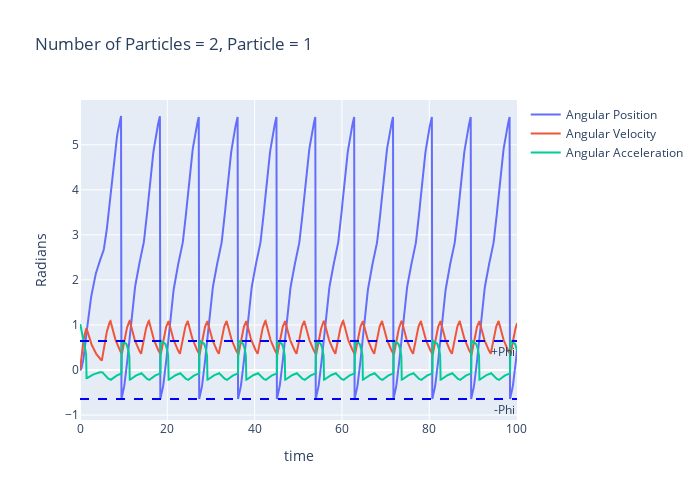
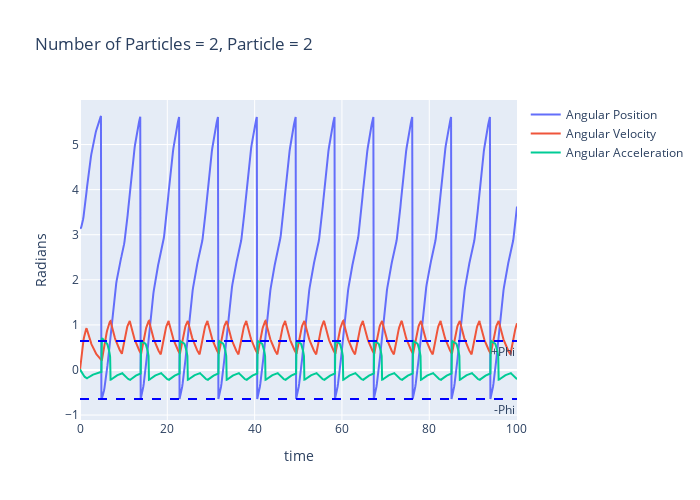

Notebook code cell kept with these figures, in order:
### Code cell
###the body of my program

#initializing angular position, velocity, and acceleration
number_of_particles = 2 #number of particles in the system

#initilize angular positions
summation_thetas = field_points_angular_positions(number_of_particles)

summation_thetas_prime = []
summation_thetas_double_prime = []

for i in range(number_of_particles):
    theta_i_initial = summation_thetas[i]
    theta_i_prime_initial = 0 #all particles all initially not moving in the water
    
    #initilize the angular velocities
    summation_thetas_prime.append(theta_i_prime_initial)
    
    #initilize angular acceleration
    for j in range(10000000000):
        if (theta_i_initial >= -phi +  2*j*np.pi) and (theta_i_initial < phi + 2*j*np.pi): ##if in water
            theta_i_double_prime_update = F_0/(m*R)*(np.cos(theta_i_initial) - (coefficient_drag_water + mechanical_friction)/2*theta_i_prime_initial) #river, friction and drag forces acting on particle i
            summation_thetas_double_prime.append(theta_i_double_prime_update)
            break
        elif (theta_i_initial >= phi + 2*j*np.pi) and (theta_i_initial < -phi + 2*(j+1)*np.pi): # if not in water
            theta_i_double_prime_update = -(coefficient_drag_water+mechanical_friction)/2*theta_i_prime_initial #friction and drag forces acting on particle i
            summation_thetas_double_prime.append(theta_i_double_prime_update)
            break

time = 0
theta_sets = [[summation_thetas, summation_thetas_prime, summation_thetas_double_prime]]
while time < time_final:
    summation_thetas, summation_thetas_prime, summation_thetas_double_prime = vector_thetas_sets_with_drag(summation_thetas, summation_thetas_prime, summation_thetas_double_prime, time_step)
    time = time + time_step
    theta_sets.append([summation_thetas, summation_thetas_prime, summation_thetas_double_prime])

time = 0
water_wheel_data = water_wheel_data_processing(theta_sets)

particle_numbering = []
for particle in range(number_of_particles):
    particle_numbering.append("Particle " + str(particle + 1))
    
water_wheel_DF = pd.DataFrame(water_wheel_data,columns = particle_numbering)
water_wheel_DF

k = 1
particle_5_DF = particle_data_DF(water_wheel_DF, k)
plot_particle_acceleration(particle_5_DF, k)

k = 2
particle_5_DF = particle_data_DF(water_wheel_DF, k)
plot_particle_acceleration(particle_5_DF, k)

# k = 3
# particle_5_DF = particle_data_DF(water_wheel_DF, k)
# plot_particle_acceleration(particle_5_DF, k)

### Figure 1 — Plotly figure (JSON) as saved in the notebook; plotly's stock layout.template omitted (floating-point values rounded to 4 significant figures; data arrays with more than 128 entries replaced by an {"elided": "..."} marker saying what was removed)
{"data": [{"mode": "lines", "name": "Angular Position", "type": "scatter", "x": {"elided": "1002 float values"}, "y": {"elided": "1002 float values"}}, {"mode": "lines", "name": "Angular Velocity", "type": "scatter", "x": {"elided": "1002 float values"}, "y": {"elided": "1002 float values"}}, {"mode": "lines", "name": "Angular Acceleration", "type": "scatter", "x": {"elided": "1002 float values"}, "y": {"elided": "1002 float values"}}], "layout": {"annotations": [{"showarrow": false, "text": "-Phi", "x": 1, "xanchor": "right", "xref": "x domain", "y": -0.6435, "yanchor": "top", "yref": "y"}, {"showarrow": false, "text": "+Phi", "x": 1, "xanchor": "right", "xref": "x domain", "y": 0.6435, "yanchor": "top", "yref": "y"}], "height": 500, "shapes": [{"line": {"color": "blue", "dash": "dash"}, "type": "line", "x0": 0, "x1": 1, "xref": "x domain", "y0": -0.6435, "y1": -0.6435, "yref": "y"}, {"line": {"color": "blue", "dash": "dash"}, "type": "line", "x0": 0, "x1": 1, "xref": "x domain", "y0": 0.6435, "y1": 0.6435, "yref": "y"}], "title": {"text": "Number of Particles = 2, Particle = 1"}, "width": 700, "xaxis": {"autorange": true, "range": [0, 100.1], "title": {"text": "time"}, "type": "linear"}, "yaxis": {"autorange": true, "range": [-1.062, 5.991], "title": {"text": "Radians"}, "type": "linear"}}}

### Figure 2 — Plotly figure (JSON) as saved in the notebook; plotly's stock layout.template omitted (floating-point values rounded to 4 significant figures; data arrays with more than 128 entries replaced by an {"elided": "..."} marker saying what was removed)
{"data": [{"mode": "lines", "name": "Angular Position", "type": "scatter", "x": {"elided": "1002 float values"}, "y": {"elided": "1002 float values"}}, {"mode": "lines", "name": "Angular Velocity", "type": "scatter", "x": {"elided": "1002 float values"}, "y": {"elided": "1002 float values"}}, {"mode": "lines", "name": "Angular Acceleration", "type": "scatter", "x": {"elided": "1002 float values"}, "y": {"elided": "1002 float values"}}], "layout": {"annotations": [{"showarrow": false, "text": "-Phi", "x": 1, "xanchor": "right", "xref": "x domain", "y": -0.6435, "yanchor": "top", "yref": "y"}, {"showarrow": false, "text": "+Phi", "x": 1, "xanchor": "right", "xref": "x domain", "y": 0.6435, "yanchor": "top", "yref": "y"}], "height": 500, "shapes": [{"line": {"color": "blue", "dash": "dash"}, "type": "line", "x0": 0, "x1": 1, "xref": "x domain", "y0": -0.6435, "y1": -0.6435, "yref": "y"}, {"line": {"color": "blue", "dash": "dash"}, "type": "line", "x0": 0, "x1": 1, "xref": "x domain", "y0": 0.6435, "y1": 0.6435, "yref": "y"}], "title": {"text": "Number of Particles = 2, Particle = 2"}, "width": 700, "xaxis": {"autorange": true, "range": [0, 100.1], "title": {"text": "time"}, "type": "linear"}, "yaxis": {"autorange": true, "range": [-1.062, 5.986], "title": {"text": "Radians"}, "type": "linear"}}}
